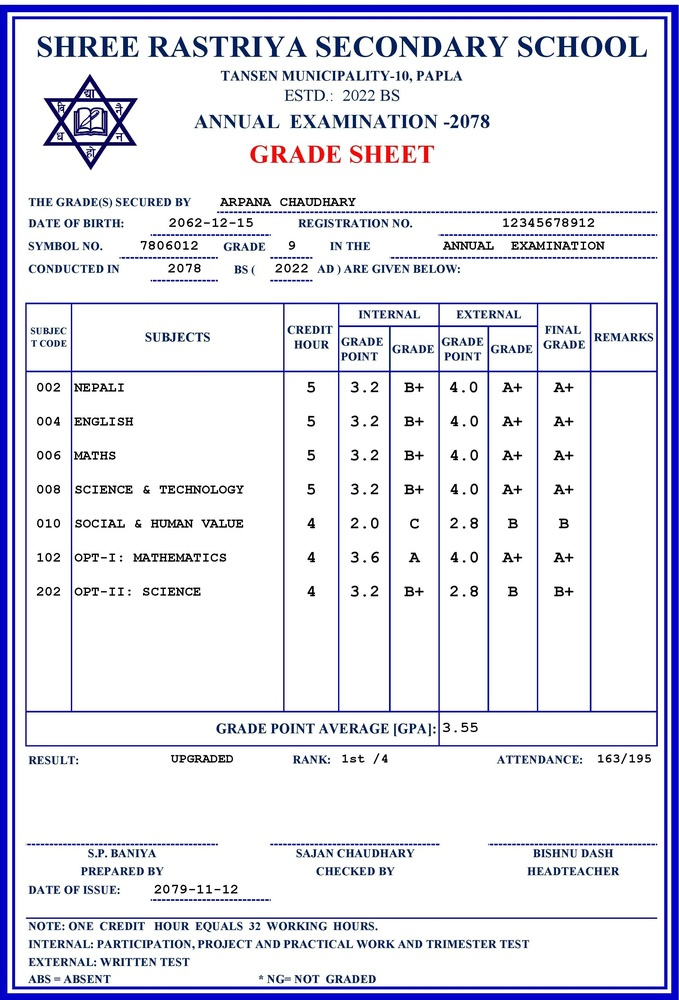
#> input picture auto_college_registration/uploads/marksheets/fake_doc.jpg, 679 x 1000 px, shrunk from 2117 x 3116 before the run
$ python -i combine.py   (imports and definitions only)
#> lines starting #> are read from the running program, lines starting #| are printed output that depends on the picture; after the words box and inside, x2 and y2 are one past the last pixel; in counts of white or black regions, pixels touching at a corner belong together
#> further down, picture is the input picture: shape (1000, 679, 3); mean B, G, R 237.5, 225.7, 225.3

# [509 lines of commented-out code are left out]
import os
import csv
import numpy as np
import cv2
import pytesseract
from collections import Counter

# Define check_opacity function
# [25 lines left out: functions check_opacity, detect_repeated_text, not called in this run]


# Functions for certificate processing
def preprocess_certificate_image(image):
    gray = cv2.cvtColor(image, cv2.COLOR_BGR2GRAY)
    return gray

# [111 lines left out: functions enhance_certificate_underlines, remove_certificate_noise, detect_certificate_horizontal_lines, filter_certificate_lines, extract_certificate_text_from_regions, detect_certificate_and_draw_boxes and 1 more, not called in this run]


def normalize_text(text):
    return text.lower().replace(" ", "").replace("_", "").strip()

# [23 lines left out: function validate_marksheet_against_certificate, not called in this run]


# Functions for marksheet processing
def preprocess_marksheet_image(image):
    gray = cv2.cvtColor(image, cv2.COLOR_BGR2GRAY)
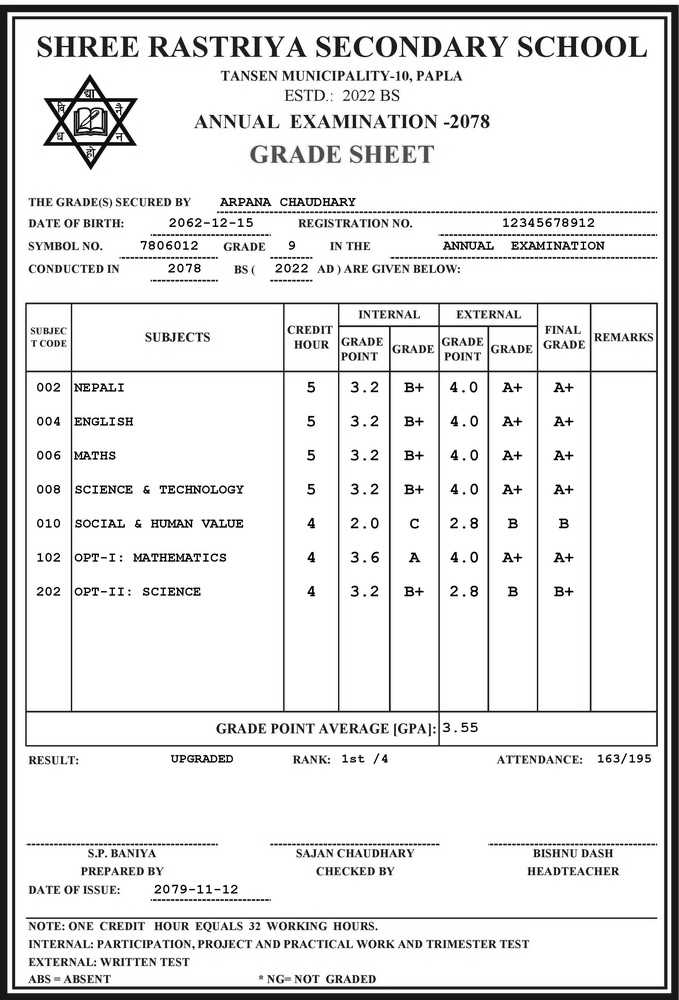
#> gray: shape (1000, 679); min 0, max 255, mean 226.9
    blurred = cv2.GaussianBlur(gray, (5, 5), 0)
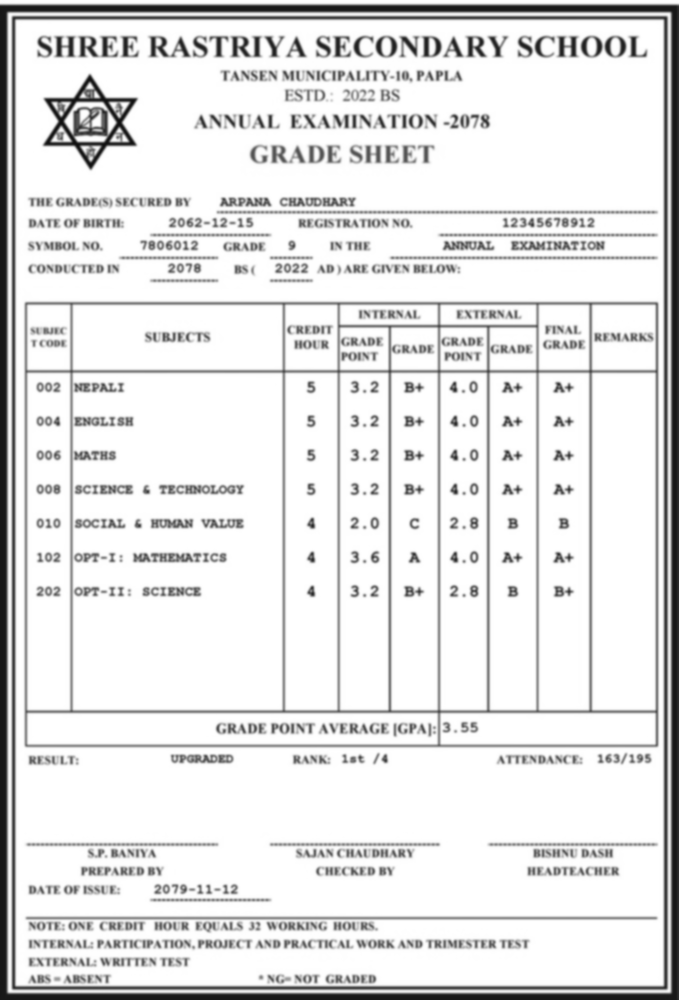
#> blurred: shape (1000, 679); min 15, max 255, mean 226.9
    adaptive_thresh = cv2.adaptiveThreshold(blurred, 255, cv2.ADAPTIVE_THRESH_GAUSSIAN_C, cv2.THRESH_BINARY_INV, 15, 15)
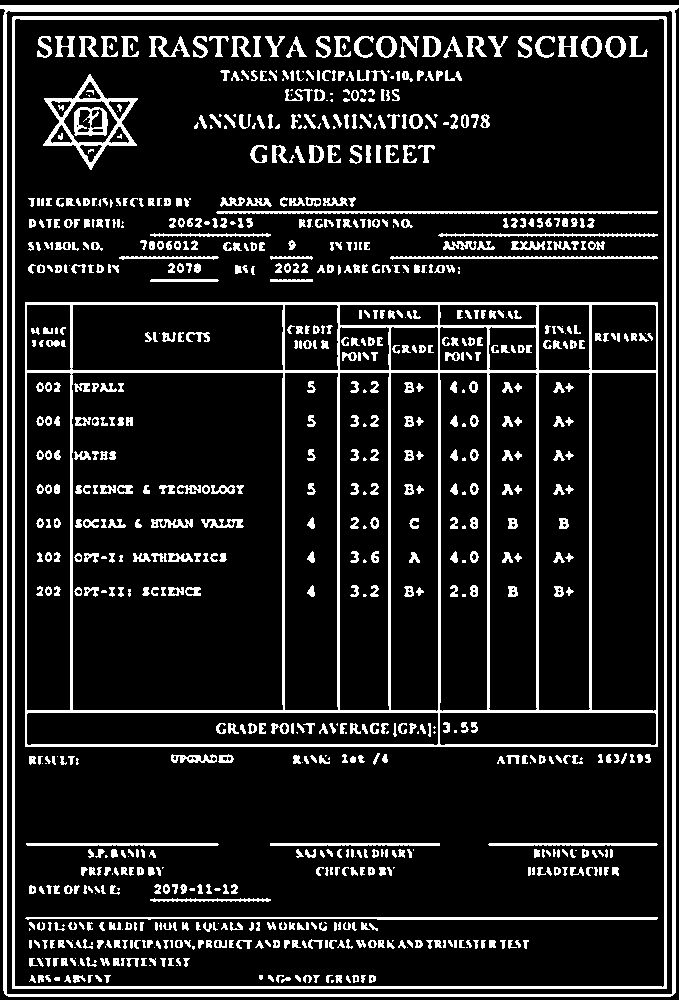
#> adaptive_thresh: shape (1000, 679); 13.6% white; 910 white regions (151 under 20 px), largest, box (x1, y1, x2, y2) and area: (25, 302, 658, 747) 19270, (0, 5, 679, 997) 14570, (12, 16, 667, 989) 10370
    return adaptive_thresh

# [83 lines left out: functions visualize_ocr_marksheet_data, find_marksheet_header_contours, extract_marksheet_texts_from_column, correct_marksheet_ocr_errors, write_to_csv, process_marksheet, not called in this run]

# [13 lines not run here, left out]

>>> import cv2
>>> picture = cv2.imread('uploads/marksheets/fake_doc.jpg')
>>> result = preprocess_marksheet_image(picture)
